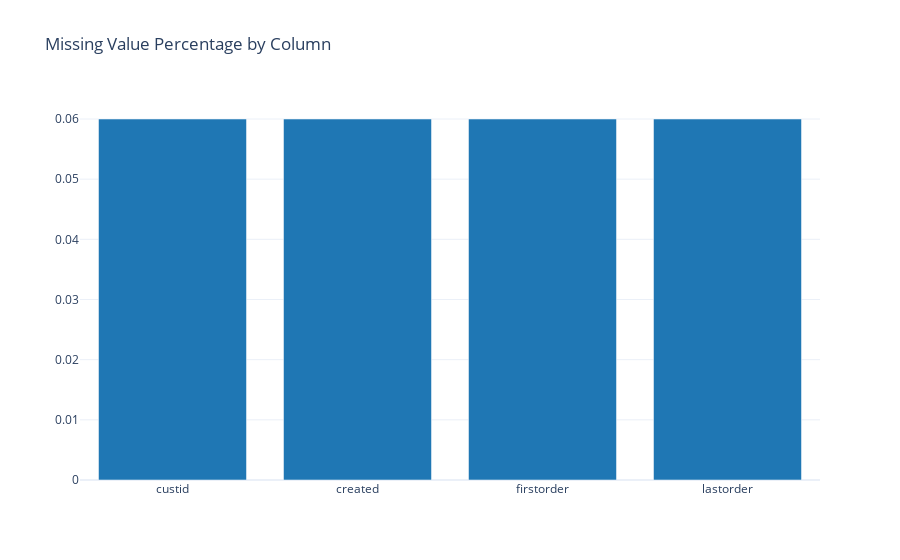

Notebook code for this chart:
### Markdown cell above
## 3.5 Missing Value Analysis

**📖 Interpretation Guide:**
- **MCAR (Missing Completely at Random)**: Missing values have no pattern - safe to impute with mean/median
- **MAR (Missing at Random)**: Missingness depends on other observed variables - use regression imputation
- **MNAR (Missing Not at Random)**: Missingness depends on the missing value itself - create missing indicator

**⚠️ What to Watch For:**
- Columns with >50% missing may need to be dropped
- Highly correlated missing patterns suggest MAR
- ID columns with missing values indicate data integrity issues

### Code cell
missing_data = []
for col_name, col_info in findings.columns.items():
    null_count = col_info.universal_metrics.get("null_count", 0)
    null_pct = col_info.universal_metrics.get("null_percentage", 0)
    if null_count > 0:
        missing_data.append({
            "Column": col_name,
            "Missing Count": null_count,
            "Missing %": f"{null_pct:.2f}%"
        })

if missing_data:
    missing_df = pd.DataFrame(missing_data).sort_values("Missing Count", ascending=False)
    print("Columns with Missing Values:")
    display(missing_df)
    
    fig = charts.bar_chart(
        missing_df["Column"].tolist(),
        [float(x.replace("%", "")) for x in missing_df["Missing %"].tolist()],
        title="Missing Value Percentage by Column"
    )
    display_figure(fig)
else:
    print("No missing values detected.")

### Figure 1 — Plotly figure (JSON) as saved in the notebook; plotly's stock layout.template omitted (floating-point values rounded to 4 significant figures)
{"data": [{"marker": {"color": "#1f77b4"}, "type": "bar", "x": ["custid", "created", "firstorder", "lastorder"], "y": [0.06, 0.06, 0.06, 0.06]}], "layout": {"title": {"text": "Missing Value Percentage by Column"}, "xaxis": {"title": {}}, "yaxis": {"title": {}}}}
